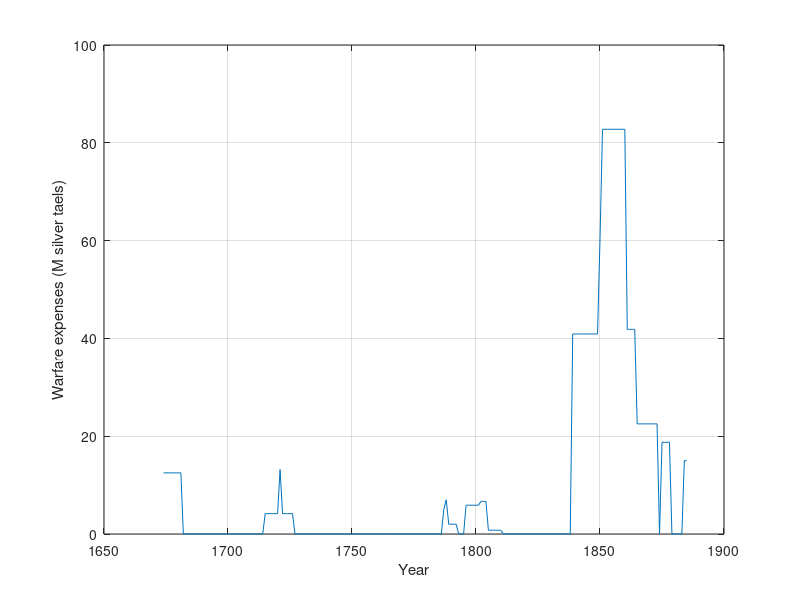

This figure's MATLAB source:
% unrolled by hand from qing_milexpense.xlsx
data = textread('expense.csv','','delimiter','\t'); % warfare expenses
miny = min(data(:,1));
maxy = max(data(:,2));
expend = zeros(maxy -  miny + 1,1);
offy = miny - 1;
for i = 1:12
  sy = data(i,1); ey = data(i,2); ex = data(i,3);
  % NOTE that expenses in 1721 overlap with expenses from 1715-1726; are these double counted?
  mexp = ex/(ey - sy + 1); 
  for y = sy:ey
    expend(y - offy) = expend(y - offy) + mexp;
  end
end
figure
plot(miny:maxy,expend);
xlabel('Year'); ylabel('Warfare expenses (M silver taels)')
grid on
fid = fopen('expenses_per_year.csv','w');
fprintf(fid,'Year,Expenditure\n');
for i = 1:length(expend)
  fprintf(fid,'%d,%.1f\n',offy+i,expend(i));
end
fclose(fid);

